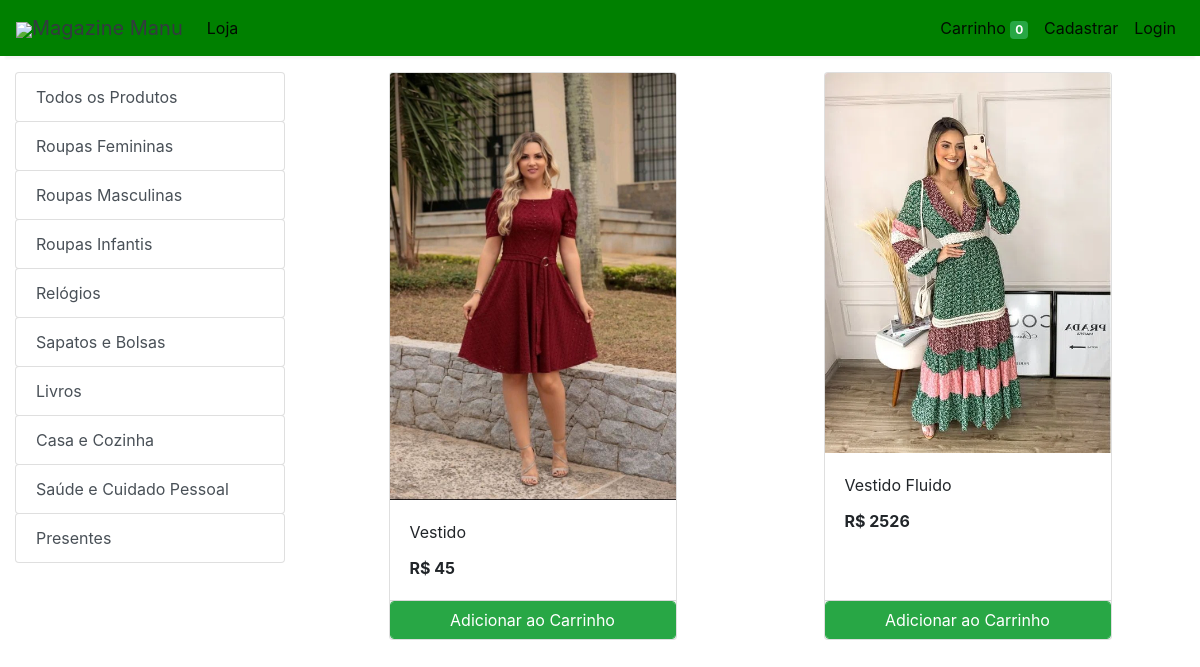
Screenshot of /store?category=22 with the database file from the repository.
### store/models/category.py (models this page shows, shortened)
class Category(models.Model):
    name= models.CharField(max_length=50)
    @staticmethod
    def get_all_categories():
        return Category.objects.all()

### store/models/product.py (models this page shows, shortened)
class Products(models.Model):
    name = models.CharField(max_length=60)
    price= models.IntegerField(default=0)
    category= models.ForeignKey(Category,on_delete=models.CASCADE,default=1 )
    description= models.CharField(max_length=250, default='', blank=True, null= True)
    image= models.ImageField(upload_to='uploads/products/')
    @staticmethod
    def get_all_products_by_categoryid(category_id):
        if category_id:
            return Products.objects.filter (category=category_id)
        else:
            return Products.get_all_products();

### store/views/home.py (the view)
# urls.py: path('' , include('store.urls'))
def store(request):
    cart = request.session.get('cart')
    if not cart:
        request.session['cart'] = {}
    products = None
    categories = Category.get_all_categories()
    categoryID = request.GET.get('category')
    if categoryID:
        products = Products.get_all_products_by_categoryid(categoryID)
    else:
        products = Products.get_all_products();
    data = {}
    data['products'] = products
    data['categories'] = categories
    print('you are : ', request.session.get('email'))
    return render(request, 'index.html', data)

### store/templatetags/cart.py (called while the page is built)
@register.filter (name='is_in_cart')
def is_in_cart(product, cart):
    keys = cart.keys ()
    for id in keys:
        if int (id) == product.id:
            return True
    return False;

### store/templatetags/custom_filter.py (called while the page is built)
@register.filter(name='currency')
def currency(number):
    return "R$ "+str(number)

### store/templates/index.html (shortened to what this page needs)
{% extends 'base.html' %}
{% block content %}
{% load cart %}
{% load custom_filter %}
<div class="container-fluid mt-3">
	<div class="row">
		<div class="col-lg-3 mx-auto">
			<div class="list-group">
				<a href="/" class="list-group-item list-group-item-action btn btn-outline-success">Todos os Produtos</a>
				{% for category in categories %}
				<a href="/?category={{category.id}}"
					class="list-group-item list-group-item-action btn btn-outline-success ">{{category.name}}</a>
				{% endfor %}
			</div>
		</div>
		<div id='products' class="col-lg-9 mx-auto">
			<div class="row mx-auto">
				{% for product in products %}
				<div class="card mx-auto mb-3" id={{product.id}} style="width: 18rem;">
					<img class="card-img-top" src="{{product.image.url}}" alt="Card image cap">
					<div class="card-body">
						<p class="card-title">{{product.name}}</p>
						<p class="card-text"><b>{{product.price|currency}}</b></p>
					</div>
					<div class="card-footer p-0 no-gutters">
						{% if product|is_in_cart:request.session.cart %}
						<div class="row no-gutters">
							<form action="/#{{product.id}}" class="col-2 " method="post">
								{% csrf_token %}
								<input hidden type="text" name='product' value='{{product.id}}'>
								<input hidden type="text" name='remove' value='True'>
								<input type="submit" value=" - " class="btn btn-block btn-success border-right">
							</form>
							<div class="text-center col btn btn-success">{{product|cart_quantity:request.session.cart}} no Carrinho</div>
							<form action="/#{{product.id}}" class="col-2 " method="post">
								{% csrf_token %}
								<input hidden type="text" name='product' value='{{product.id}}'>
								<input type="submit" value=" + " class="btn btn-block btn-success border-left">
							</form>
						</div>
						{% else %}
						<form action="/#{{product.id}}" method="POST" class="btn-block">
							<input type="submit" class="float-right btn btn-success form-control"
								value="Adicionar ao Carrinho">
						</form>
						{% endif %}
					</div>
				</div>
				{% endfor %}
			</div>
		</div>
	</div>
</div>
{% endblock %}

### rows the page displays
Category: name "Roupas Femininas"
Category: name "Roupas Masculinas"
Category: name "Roupas Infantis"
Category: name "Relógios"
Category: name "Sapatos e Bolsas"
Category: name "Livros"
Category: name "Casa e Cozinha"
Category: name "Saúde e Cuidado Pessoal"
Category: name "Presentes"
Products: image (picture), name "Vestido", price "R$ 45"
Products: image (picture), name "Vestido Fluido", price "R$ 2526"

### other values shown
{{ request.session.cart.keys|length }} "0"
